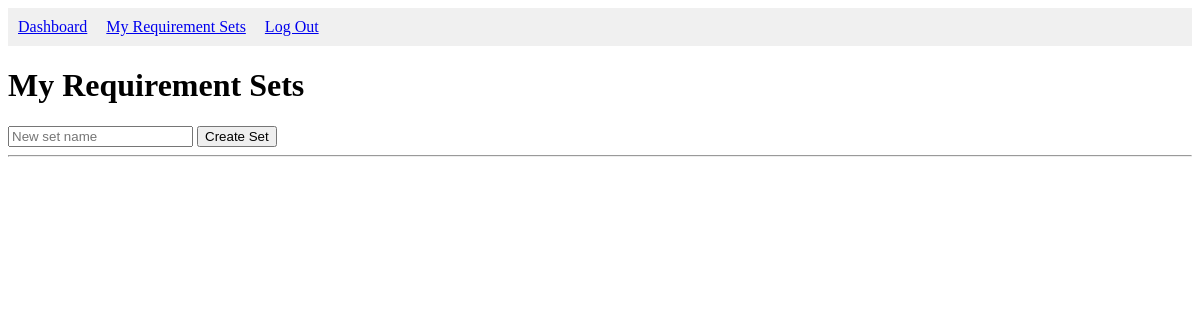
/my_sets (signed in), run on an earlier commit of the app's database.
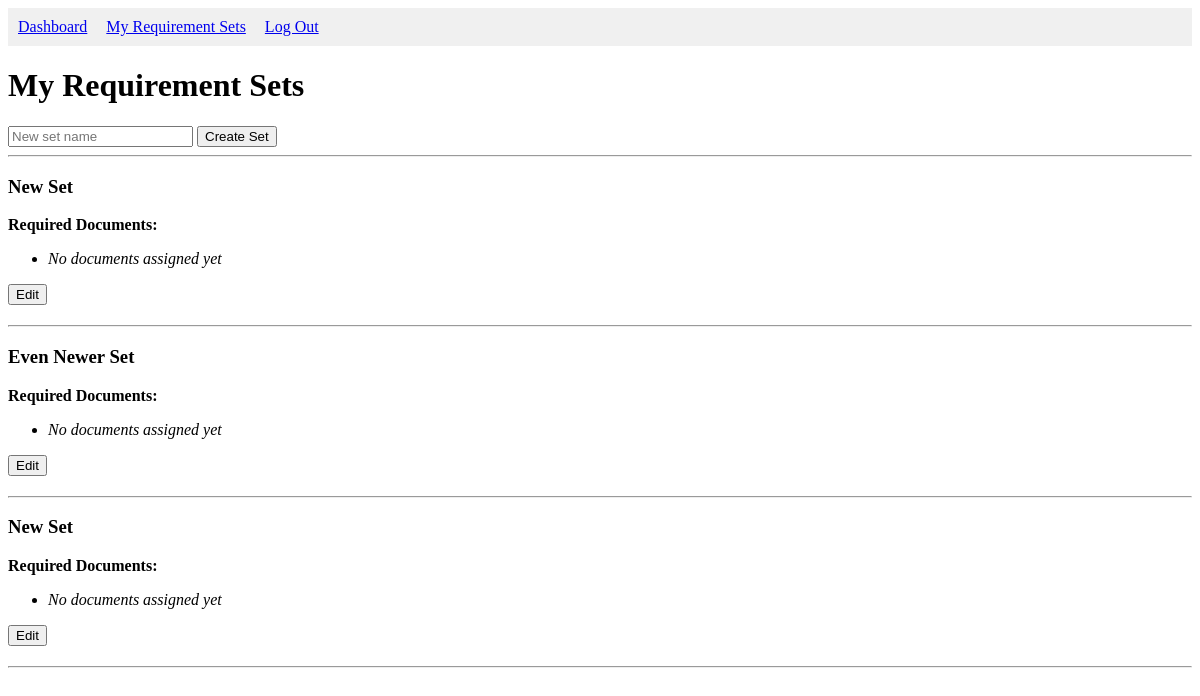
And on a later commit of the database.
### tables this page shows
CREATE TABLE requirement_sets (
    id INTEGER PRIMARY KEY AUTOINCREMENT,
    name TEXT NOT NULL,
    admin_user_id INTEGER NOT NULL,
    FOREIGN KEY (admin_user_id) REFERENCES admin_users(id)
);

### app.py (the view)
@app.route("/my_sets", methods=['GET', 'POST'])
def my_sets():
    db = get_db()
    user_id = session["id"]
    if request.method == "POST":
        requirement_set = request.form.get("new_set_name")
        db.execute("INSERT INTO requirement_sets (admin_user_id, name) VALUES (?, ?)", (user_id, requirement_set))
        db.commit()
    doc_sets = db.execute("SELECT id, name FROM requirement_sets WHERE admin_user_id = ?", (user_id, )).fetchall()
    docs_by_set = {}
    for doc_set in doc_sets:
        set_id = doc_set["id"]
        docs = db.execute("SELECT doc_type FROM requirements WHERE set_id = ?", (set_id,)).fetchall()
        docs_by_set[set_id] = docs
    return render_template("my_sets.html", doc_sets=doc_sets, docs_by_set=docs_by_set)

### app.py (called while the page is built)
def get_db():
    conn = sqlite3.connect("database.db")
    conn.row_factory = sqlite3.Row
    return conn

### templates/my_sets.html (shortened to what this page needs)
<!DOCTYPE html>
<html lang="en">
<head>
</head>
<body>
    <nav style="background-color: #f0f0f0; padding: 10px;">
        <a href="/admin" style="margin-right: 15px;">Dashboard</a>
        <a href="/my_sets" style="margin-right: 15px;">My Requirement Sets</a>
        <a href="/logout">Log Out</a>
    </nav>
    <h1>My Requirement Sets</h1>
    <form method="post">
        <input type="text" name="new_set_name" placeholder="New set name" required>
        <button type="submit">Create Set</button>
    </form>
    <hr>
    {% for set in doc_sets %}
        <div style="margin-bottom: 20px;">
            <h3>{{ set.name }}</h3>
            <p><strong>Required Documents:</strong></p>
            <ul>
                {% for doc in docs_by_set[set.id] %}
                    <li>{{ doc.doc_type }}</li>
                {% else %}
                    <li><em>No documents assigned yet</em></li>
                {% endfor %}
            </ul>
            <a href="{{ url_for('edit_set', set_id=set.id) }}">
                <button type="button">Edit</button>
            </a>
        </div>
        <hr>
    {% endfor %}
</body>
</html>

What changed in the data, as far as the page shows it:
added requirement_sets: name "New Set"
added requirement_sets: name "Even Newer Set"
added requirement_sets: name "New Set"
